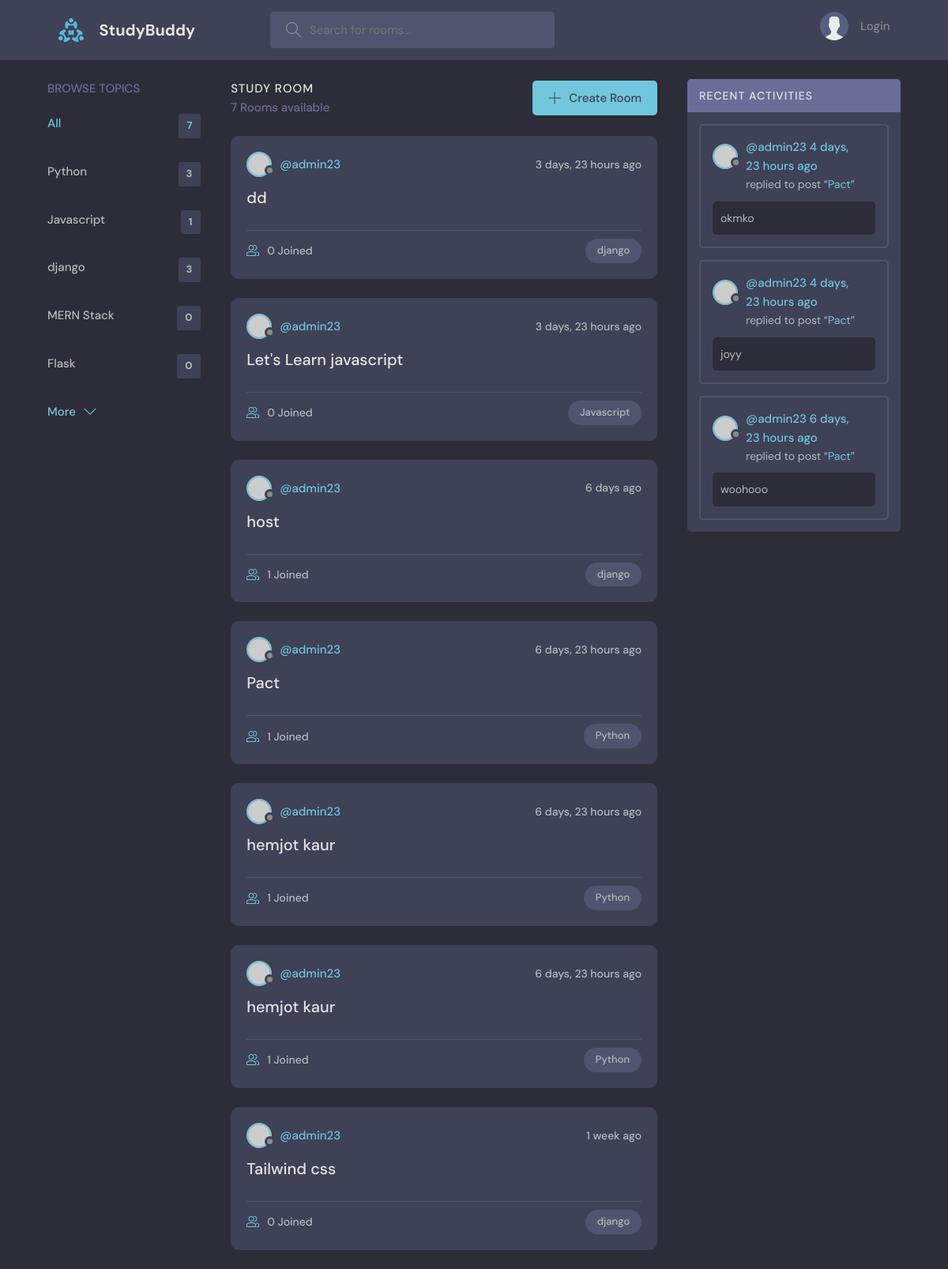
The page / on the database its author committed.
### base/models.py (models this page shows, shortened)
class Topic(models.Model):
    name = models.CharField(max_length=100)

class Room(models.Model):
    host=models.ForeignKey(User, on_delete=models.SET_NULL, null=True )
    name = models.CharField(max_length=100)
    topic=models.ForeignKey(Topic, on_delete=models.CASCADE, null=True)
    participants=models.ManyToManyField(User, related_name='participants', blank=True)
    description = models.TextField(max_length=250)
    created_at = models.DateTimeField(auto_now_add=True)
    updated_at = models.DateTimeField(auto_now=True)
    class Meta:
        ordering = ['-created_at', 'updated_at']

class Message(models.Model):
    user= models.ForeignKey(User, on_delete=models.SET_NULL, null=True)
    room = models.ForeignKey(Room, on_delete=models.CASCADE, null=True)
    body=models.TextField()
    created_at = models.DateTimeField(auto_now_add=True, null=True)
    class Meta:
        ordering = ['-created_at']

### base/views.py (the view)
# urls.py: path('',views.home, name='home' ),
def home(request):
    q= request.GET.get('q') if request.GET.get('q') != None else ''
    print(q)
    rooms= Room.objects.filter(
      Q( name__icontains=q ) |
      Q( description__icontains=q ) |
      Q( topic__name__icontains=q ) |
      Q( host__username__icontains=q )
    )
    topics= Topic.objects.all()[0:5]
    room_message = Message.objects.filter(Q(room__topic__name__icontains = q))
    room_count=rooms.count()
    return render(request, 'base/home.html', context={'rooms':rooms, 'topics':topics, 'room_message': room_message,'room_count':room_count})

### base/templates/base/home.html (shortened to what this page needs)
{% extends 'main.html' %}
{% block content %}
<main class="layout layout--3">
  <div class="container">
    {% include 'base/topics_component.html' %}
    <div class="roomList">
      <div class="roomList__header">
        <div>
          <h2>Study Room</h2>
          <p>{{room_count}} Rooms available</p>
        </div>
        <a class="btn btn--main" href="{% url 'create-room' %}">
          <svg version="1.1" xmlns="http://www.w3.org/2000/svg" width="32" height="32" viewBox="0 0 32 32">
            <title>add</title>
            <path
              d="M16.943 0.943h-1.885v14.115h-14.115v1.885h14.115v14.115h1.885v-14.115h14.115v-1.885h-14.115v-14.115z"
            ></path>
          </svg>
          Create Room
        </a>
      </div>
     {% include 'base/feed_component.html' %}
    </div>
    {% include 'base/activity_component.html' %}
  </div>
</main>
{% endblock %}

### base/templates/base/topics_component.html
<div class="topics">
    <div class="topics__header">
      <h2>Browse Topics</h2>
    </div>
    <ul class="topics__list">
      <li>
        <a href="{% url 'home' %}" class="active">All <span>{{room_count}}</span></a>
      </li>
      {% for topic in topics %}
      <li>
        <a href="{% url 'home' %}?q={{topic.name}}">{{topic.name}}<span>{{topic.room_set.all.count}}</span></a>
      </li>
     {%endfor%}
    </ul>
    <a class="btn btn--link" href="{% url 'topics' %}">
      More
      <svg version="1.1" xmlns="http://www.w3.org/2000/svg" width="32" height="32" viewBox="0 0 32 32">
        <title>chevron-down</title>
        <path d="M16 21l-13-13h-3l16 16 16-16h-3l-13 13z"></path>
      </svg>
    </a>
  </div>

### base/templates/base/feed_component.html (shortened to what this page needs)
{% for room in rooms %}
<div class="roomListRoom">
    <div class="roomListRoom__header">
      <a href="{% url 'user-profile' room.host.id %}" class="roomListRoom__author">
        <div class="avatar avatar--small">
          <img src="https://randomuser.me/api/portraits/women/11.jpg" />
        </div>
        <span>@{{room.host.username}}</span>
      </a>
      <div class="roomListRoom__actions">
        <span>{{room.created_at | timesince}} ago</span>
      </div>
    </div>
    <div class="roomListRoom__content">
      <a href="{% url 'room' room.id %}">{{room.name}}</a>
    </div>
    <div class="roomListRoom__meta">
      <a href="room.html" class="roomListRoom__joined">
        {{room.participants.all.count}} Joined
      </a>
      <p class="roomListRoom__topic">{{room.topic.name}}</p>
    </div>
  </div>
  {% endfor %}

### base/templates/base/activity_component.html (shortened to what this page needs)
<div class="activities">
    <div class="activities__header">
      <h2>Recent Activities</h2>
    </div>
    {% for message in room_message %}
    <div class="activities__box">
      <div class="activities_boxHeader roomListRoom_header">
        <a href="{% url 'user-profile' message.user.id %}" class="roomListRoom__author">
          <div class="avatar avatar--small">
            <img src="https://randomuser.me/api/portraits/women/11.jpg" />
          </div>
          <p>
            @{{message.user}}
            <span>{{message.created_at | timesince}} ago</span>
          </p>
        </a>
      </div>
      <div class="activities__boxContent">
        <p>replied to post “<a href="{% url 'room' message.room.id%}">{{message.room.name}}</a>”</p>
        <div class="activities__boxRoomContent">
          {{message.body}}
        </div>
      </div>
    </div>
    {% endfor %}
  </div>

### rows shown on the page
Topic: name "Python", room_set.all.count "3"
Topic: name "Javascript", room_set.all.count "1"
Topic: name "django", room_set.all.count "3"
Topic: name "MERN Stack", room_set.all.count "0"
Topic: name "Flask", room_set.all.count "0"
Room: host.username "admin23", created_at "3 days, 23 hours", name "dd", participants.all.count "0", topic.name "django"
Room: host.username "admin23", created_at "3 days, 23 hours", name "Let's Learn javascript", participants.all.count "0", topic.name "Javascript"
Room: host.username "admin23", created_at "6 days", name "host", participants.all.count "1", topic.name "django"
Room: host.username "admin23", created_at "6 days, 23 hours", name "Pact", participants.all.count "1", topic.name "Python"
Room: host.username "admin23", created_at "6 days, 23 hours", name "hemjot kaur", participants.all.count "1", topic.name "Python"
Room: host.username "admin23", created_at "6 days, 23 hours", name "hemjot kaur", participants.all.count "1", topic.name "Python"
Room: host.username "admin23", created_at "1 week", name "Tailwind css", participants.all.count "0", topic.name "django"
Message: user "admin23", created_at "4 days, 23 hours", room.name "Pact", body "okmko"
Message: user "admin23", created_at "4 days, 23 hours", room.name "Pact", body "joyy"
Message: user "admin23", created_at "6 days, 23 hours", room.name "Pact", body "woohooo"

### other values the page prints
{{ room_count }} "7"
